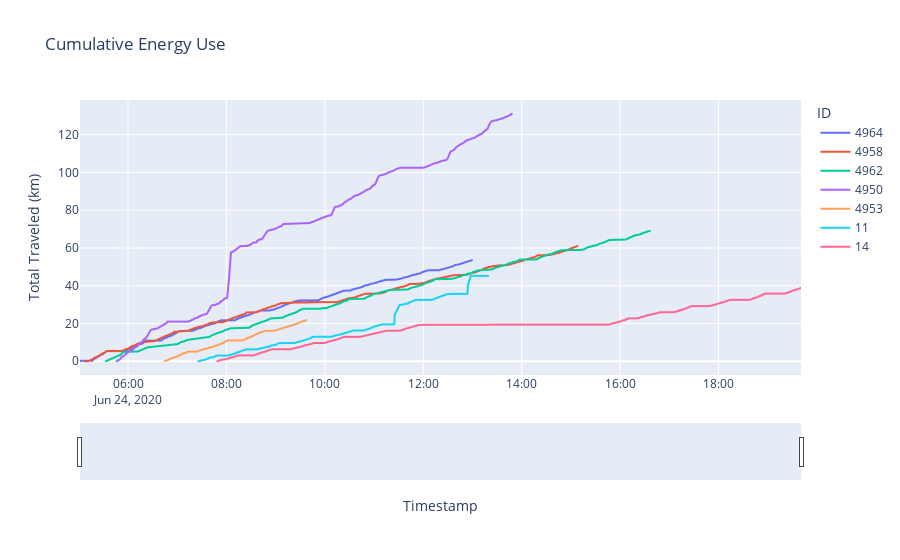

This figure's notebook cell:
### Code cell
fig = px.line(june_24_kinematics_df, x="Timestamp", y="Total Traveled (km)", title="Cumulative Energy Use", line_group="ID", color="ID", hover_name="ID")

fig.update_xaxes(rangeslider_visible=True)

### Figure 1 — Plotly figure (JSON) as saved in the notebook; plotly's stock layout.template omitted (floating-point values rounded to 4 significant figures; data arrays with more than 128 entries replaced by an {"elided": "..."} marker saying what was removed)
{"data": [{"hovertemplate": "<b>%{hovertext}</b><br><br>ID=4964<br>Timestamp=%{x}<br>Total Traveled (km)=%{y}<extra></extra>", "hovertext": {"elided": "644 int values"}, "legendgroup": "4964", "line": {"color": "#636efa", "dash": "solid"}, "mode": "lines", "name": "4964", "showlegend": true, "type": "scattergl", "x": {"elided": "644 str values"}, "xaxis": "x", "y": {"elided": "644 float values"}, "yaxis": "y"}, {"hovertemplate": "<b>%{hovertext}</b><br><br>ID=4958<br>Timestamp=%{x}<br>Total Traveled (km)=%{y}<extra></extra>", "hovertext": {"elided": "577 int values"}, "legendgroup": "4958", "line": {"color": "#EF553B", "dash": "solid"}, "mode": "lines", "name": "4958", "showlegend": true, "type": "scattergl", "x": {"elided": "577 str values"}, "xaxis": "x", "y": {"elided": "577 float values"}, "yaxis": "y"}, {"hovertemplate": "<b>%{hovertext}</b><br><br>ID=4962<br>Timestamp=%{x}<br>Total Traveled (km)=%{y}<extra></extra>", "hovertext": {"elided": "583 int values"}, "legendgroup": "4962", "line": {"color": "#00cc96", "dash": "solid"}, "mode": "lines", "name": "4962", "showlegend": true, "type": "scattergl", "x": {"elided": "583 str values"}, "xaxis": "x", "y": {"elided": "583 float values"}, "yaxis": "y"}, {"hovertemplate": "<b>%{hovertext}</b><br><br>ID=4950<br>Timestamp=%{x}<br>Total Traveled (km)=%{y}<extra></extra>", "hovertext": {"elided": "562 int values"}, "legendgroup": "4950", "line": {"color": "#ab63fa", "dash": "solid"}, "mode": "lines", "name": "4950", "showlegend": true, "type": "scattergl", "x": {"elided": "562 str values"}, "xaxis": "x", "y": {"elided": "562 float values"}, "yaxis": "y"}, {"hovertemplate": "<b>%{hovertext}</b><br><br>ID=4953<br>Timestamp=%{x}<br>Total Traveled (km)=%{y}<extra></extra>", "hovertext": {"elided": "233 int values"}, "legendgroup": "4953", "line": {"color": "#FFA15A", "dash": "solid"}, "mode": "lines", "name": "4953", "showlegend": true, "type": "scattergl", "x": {"elided": "233 str values"}, "xaxis": "x", "y": {"elided": "233 float values"}, "yaxis": "y"}, {"hovertemplate": "<b>%{hovertext}</b><br><br>ID=11<br>Timestamp=%{x}<br>Total Traveled (km)=%{y}<extra></extra>", "hovertext": {"elided": "463 int values"}, "legendgroup": "11", "line": {"color": "#19d3f3", "dash": "solid"}, "mode": "lines", "name": "11", "showlegend": true, "type": "scattergl", "x": {"elided": "463 str values"}, "xaxis": "x", "y": {"elided": "463 float values"}, "yaxis": "y"}, {"hovertemplate": "<b>%{hovertext}</b><br><br>ID=14<br>Timestamp=%{x}<br>Total Traveled (km)=%{y}<extra></extra>", "hovertext": {"elided": "626 int values"}, "legendgroup": "14", "line": {"color": "#FF6692", "dash": "solid"}, "mode": "lines", "name": "14", "showlegend": true, "type": "scattergl", "x": {"elided": "626 str values"}, "xaxis": "x", "y": {"elided": "626 float values"}, "yaxis": "y"}], "layout": {"legend": {"title": {"text": "ID"}, "tracegroupgap": 0}, "title": {"text": "Cumulative Energy Use"}, "xaxis": {"anchor": "y", "domain": [0, 1], "rangeslider": {"visible": true}, "title": {"text": "Timestamp"}}, "yaxis": {"anchor": "x", "domain": [0, 1], "title": {"text": "Total Traveled (km)"}}}}
